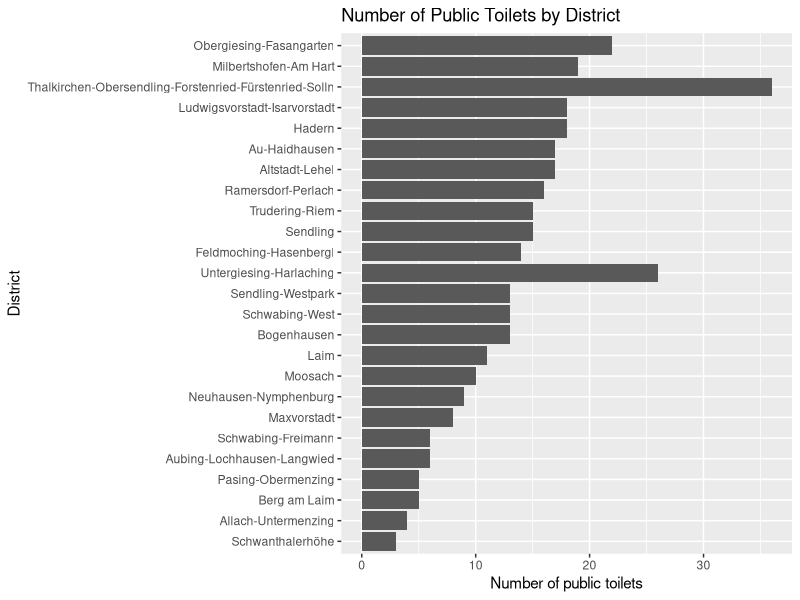
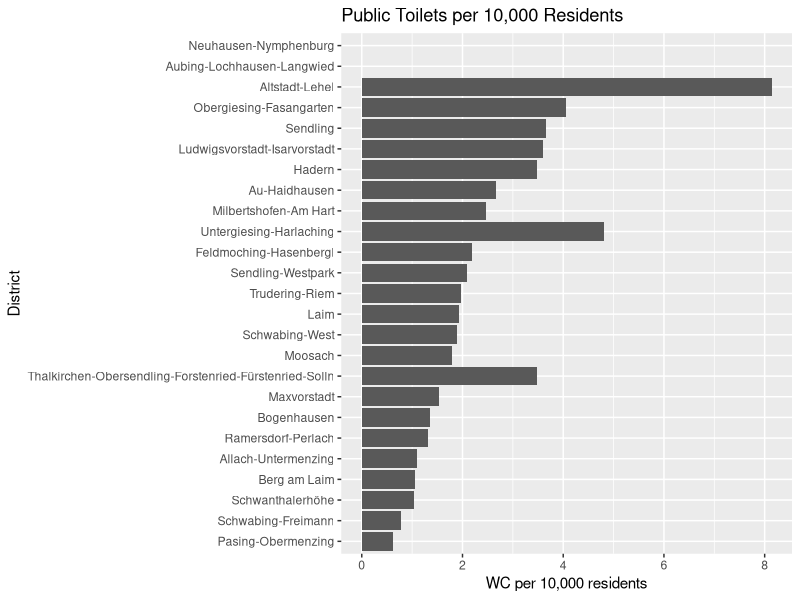
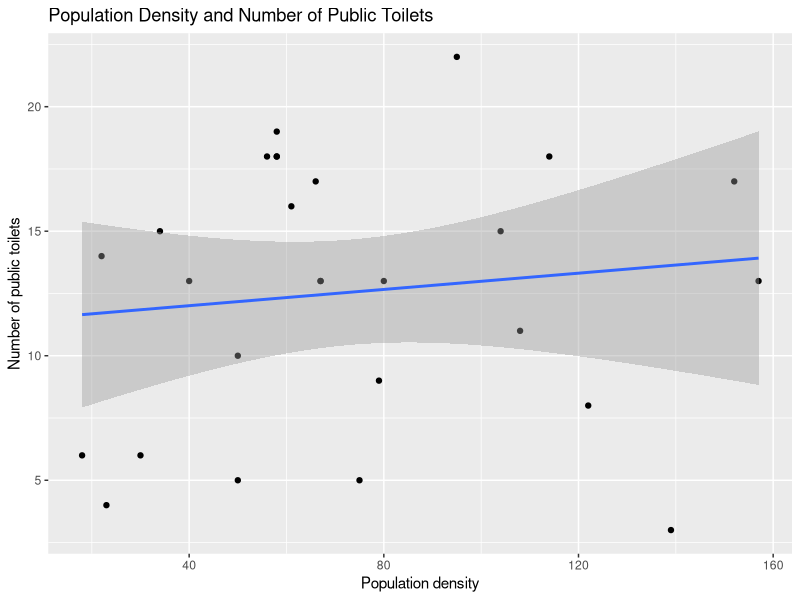
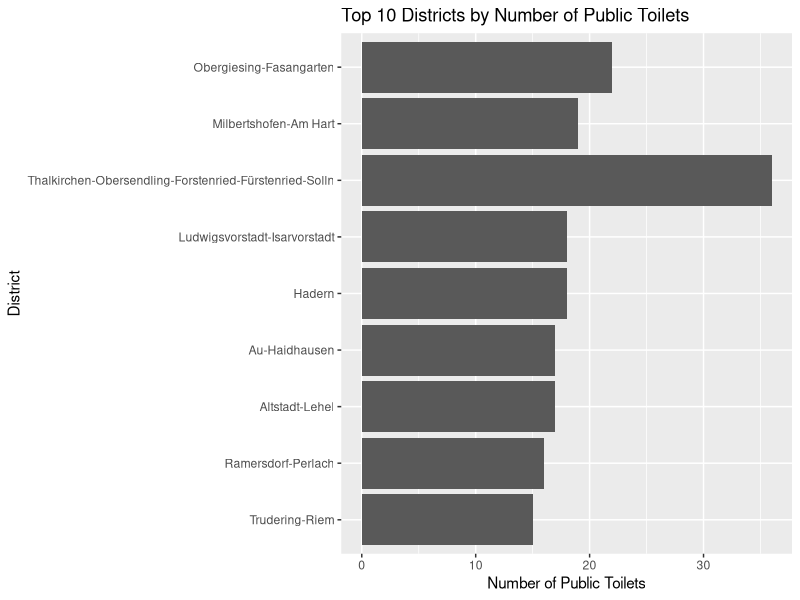

Generate these figures, in order, with R:
## ---- chunk 1
library(tidyverse)
munich_data <- read.csv("data/stadtbezirke_final.csv")
## ---- chunk 2
ggplot(munich_data, aes(x = reorder(sb_name, anzahl_wc), y = anzahl_wc)) +
  geom_col() +
  coord_flip() +
  labs(
    title = "Number of Public Toilets by District",
    x = "District",
    y = "Number of public toilets"
  )

## ---- chunk 3
ggplot(munich_data, aes(x = reorder(sb_name, wc_pro_10000), y = wc_pro_10000)) +
  geom_col() +
  coord_flip() +
  labs(
    title = "Public Toilets per 10,000 Residents",
    x = "District",
    y = "WC per 10,000 residents"
  )
## ---- chunk 4

ggplot(munich_data, aes(x = einwohnerdichte, y = anzahl_wc)) +
  geom_point() +
  geom_smooth(method = "lm") +
  labs(
    title = "Population Density and Number of Public Toilets",
    x = "Population density",
    y = "Number of public toilets"
  )
## ---- chunk 5
top10 <- munich_data |>
  arrange(desc(anzahl_wc)) |>
  slice_head(n = 10)

ggplot(
  top10,
  aes(
    x = reorder(sb_name, anzahl_wc),
    y = anzahl_wc
  )
) +
  geom_col() +
  coord_flip() +
  labs(
    title = "Top 10 Districts by Number of Public Toilets",
    x = "District",
    y = "Number of Public Toilets"
  )
